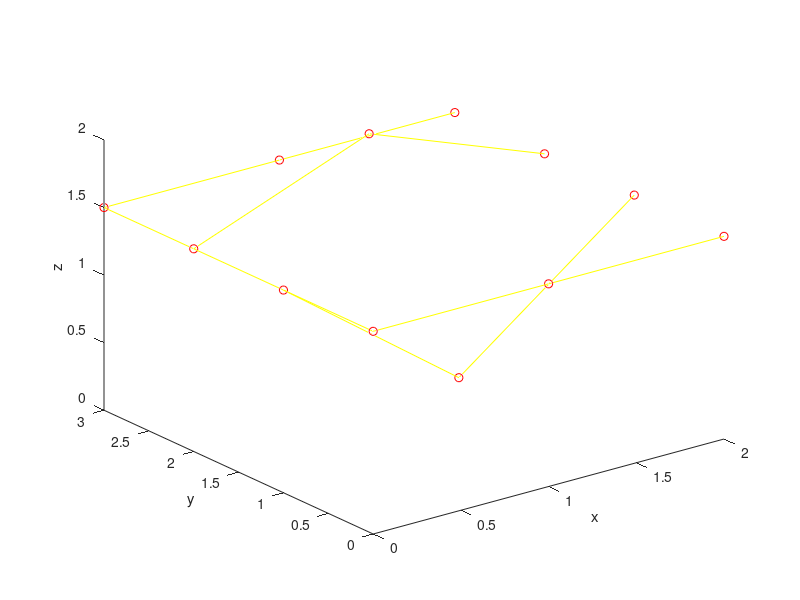

Reproduce this figure in MATLAB. (Note: this script raises an error after producing the figure.)
clear
%scelgo i punti del net di controllo
xyz=[0 0 1.5; 0 1 1.5; 0 2 1.5; 0 3 1.5;
    1 0 1.5;  1 1 0.5; 1 2 2; 1 3 1.5;
    2 0 1.5; 2 1 1.5; 2 2 1.5; 2 3 1.5];
an=[1,1,1;1/2,10,10;3,2,1/3]; %vettori dei coefficienti lineari per i pesi dei punti delle righe
bn=[1,1,1;10,10,1/2;1/3,2,3];
am=[1/2,2]; %vettori dei coefficienti lineari per i pesi delle righe
bm=[2,1/2];
n=length(am(1,:))+1; %numero di righe
m=length(an(1,:))+1; %numero di colonne
n2=length(an(:,1))+1;
numpunti=m*n; %ricavo il numero di punti necessario
if(n2~=n+1)
    error("La lunghezza dei vettori dei coefficienti lineari non corrisponde!")
end
u=0.5; %parametri in cui valutare la superficie
v=0.5;
%Ricavo i pesi per colonna e i pesi per punto nella riga e li salvo nella
%matrice W
wm=ones([1 n]);
wm(1)=am(1);
wm(2)=bm(1);
disp("Peso righe del net dei punti di controllo: ")
W=zeros(n,m);
for i=2:n-1
    wm(i+1)=bm(i)*wm(i);
    for j=i:-1:1
        if j==1
            wm(j)=am(i)*((i-j+1)/i)*wm(j);
        else
            wm(j)=am(i)*((i-j+1)/i)*wm(j)+bm(i)*((j-1)/i)*wm(j-1);
        end
    end
end
disp(wm');
disp("Peso dei punti del net dei punti di controllo per riga: ")
for c=1:n2-1
    w=ones([1 m]);
    w(1)=an(c,1);
    w(2)=bn(c,1);
    for i=2:m-1
        w(i+1)=bn(c,i)*w(i);
        for j=i:-1:1
            if j==1
                w(j)=an(c,i)*((i-j+1)/i)*w(j);
            else
                w(j)=an(c,i)*((i-j+1)/i)*w(j)+bn(c,i)*((j-1)/i)*w(j-1);
            end
        end
    end
    disp(w/(sum(w)))
    W(c,:)=w.*wm(c)/(sum(w)); %standardizzo i pesi in maniera da poter confrontare anche i pesi
    %che si trovano su righe diverse
end
if(length(xyz)~=numpunti)
    error("Numero di Punti non corretto!");
end
ris=zeros(n,3);
%mostro sul grafico i punti del net di controllo
plot3(xyz(:,1),xyz(:,2),xyz(:,3),'or');
hold on;
xlabel("x");
ylabel("y")
zlabel("z")
pause
%mostro sul grafico le colonne del net di controllo
for i=1:m
    plot3(xyz(i:m:numpunti,1),xyz(i:m:numpunti,2),xyz(i:m:numpunti,3),'y-')
end
for i=1:n
    %mostro le righe del net di controllo
    plot3(xyz(((m)*(i-1))+1:(m)+((m)*(i-1)),1),xyz(((m)*(i-1))+1:(m)+((m)*(i-1)),2),xyz(((m)*(i-1))+1:(m)+((m)*(i-1)),3),'y-')
    %applico l'algoritmo su ogni riga del net
    ris(i,:)=decrazplot(v, xyz(((m)*(i-1))+1:(m)+((m)*(i-1)),:),an(i,:),bn(i,:));
end
plot3(ris(:,1),ris(:,2),ris(:,3),'-.*b'); %mostro sul grafico i punti ottenuti
%applico l'algoritmo una volta sui punti che rappresentano le righe
fin=decrazplot(u,ris,am,bm);
i=0;
j=0;
k=100;
B=zeros([k+1,k+1,3]);
%dividido l'intervallo parametrico [0,1] in 100 parti per i parametri u e v andando ad
%applicare l'algoritmo 10000 volte per ogni coppia di valori u e v
for v=1:k+1
    for u=1:k+1
        B(v,u,:)=rationaldecasteljausurface(xyz,am,bm,an,bn,(u-1)/k,(v-1)/k);
    end
end
%mostro sul grafico il punto sulla superficie ottenuto dall'applicazione dell'algoritmo
plot3(fin(1),fin(2),fin(3),'r*');
pause
%mostro il resto della superficie
surf(B(:,:,1),B(:,:,2),B(:,:,3));
disp("Risultato: ")
disp(fin);


function b0=decrazplot(t,xyz,a,b)
%Function che applica l'algoritmo di tipo De Casteljau per valutare le curve razionali
%di Bezièr in t mostrando nel grafico i risultati parziali delle iterazioni
n=length(xyz(:,1));
tt=1-t;
L=a.*tt+b.*t;
a=a./L;
b=b./L;
for j=1:n-1
    pause
    xyz(1:n-j,:)=a(j)*tt*xyz(1:n-j,:)+t*b(j)*xyz((1:n-j)+1,:);
    plot3(xyz(1:n-j,1),xyz(1:n-j,2),xyz(1:n-j,3)) %stampo i risultati parziali dell'iterazione
end
plot3(xyz(1,1),xyz(1,2),xyz(1,3), 'xr')
b0=xyz(1,:);
return;
end

function fin=rationaldecasteljausurface(xyz,am,bm,an,bn, u, v)
%Function che applica l'algoritmo di tipo De Casteljau per valutare le superfici razionali
%di Bezièr in u e v senza mostrare i risultati parziali.
ml=length(am(1,:))+1;
n1=length(an(1,:))+1;
n2=length(an(:,1))+1;
numpunti=n1*ml;
if(n2~=ml+1)
    error("La lunghezza dei vettori dei coefficienti lineari non corrisponde!")
end
if(length(xyz)~=numpunti)
    error("Numero di Punti non corretto!");
end
ris=zeros(ml,3);
for i=1:ml
    ris(i,:)=decraz(v, xyz(((n1)*(i-1))+1:(n1)+((n1)*(i-1)),:),an(i,:),bn(i,:));
end
fin=decraz(u,ris,am,bm);
end